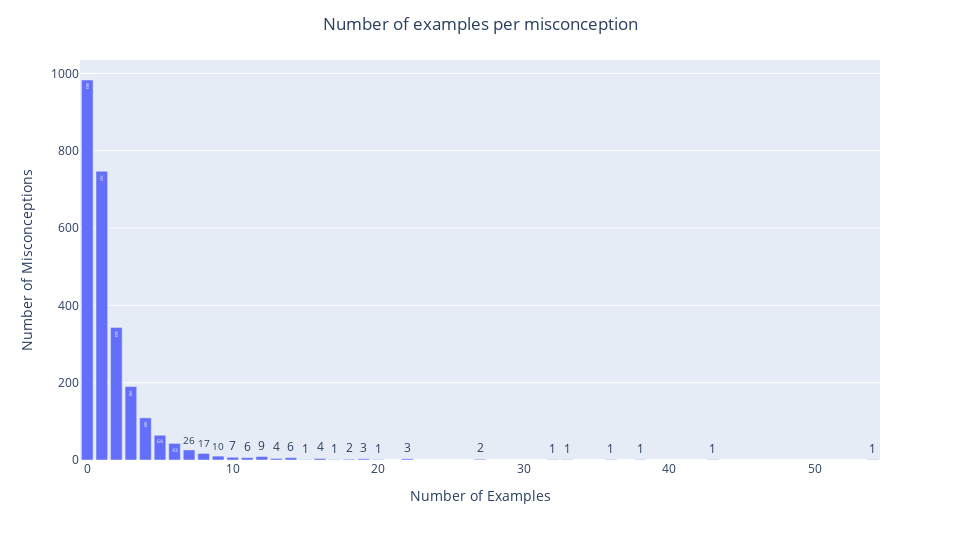

The cell this chart's notebook holds for it:
### Code cell
fig = px.bar(
    misconception_example_count_df["Example_Count"].value_counts().reset_index(),
    text_auto=True,
    x="Example_Count",
    y="count",
)
fig.update_layout(
    height=1080 // 2,
    width=1920 // 2,
    title_x=0.5,
    title_text="Number of examples per misconception",
    xaxis_title="Number of Examples",
    yaxis_title="Number of Misconceptions",
)
fig.show()

### Figure 1 — Plotly figure (JSON) as saved in the notebook; plotly's stock layout.template omitted (floating-point values rounded to 4 significant figures)
{"data": [{"alignmentgroup": "True", "hovertemplate": "Example_Count=%{x}<br>count=%{y}<extra></extra>", "legendgroup": "", "marker": {"color": "#636efa", "pattern": {"shape": ""}}, "name": "", "offsetgroup": "", "orientation": "v", "showlegend": false, "textposition": "auto", "texttemplate": "%{y}", "type": "bar", "x": [0, 1, 2, 3, 4, 5, 6, 7, 8, 9, 12, 10, 11, 14, 16, 13, 22, 19, 27, 18, 33, 17, 20, 32, 54, 43, 38, 36, 15], "xaxis": "x", "y": [983, 747, 343, 190, 109, 64, 43, 26, 17, 10, 9, 7, 6, 6, 4, 4, 3, 3, 2, 2, 1, 1, 1, 1, 1, 1, 1, 1, 1], "yaxis": "y"}], "layout": {"barmode": "relative", "height": 540, "legend": {"tracegroupgap": 0}, "margin": {"t": 60}, "title": {"text": "Number of examples per misconception", "x": 0.5}, "width": 960, "xaxis": {"anchor": "y", "domain": [0, 1], "title": {"text": "Number of Examples"}}, "yaxis": {"anchor": "x", "domain": [0, 1], "title": {"text": "Number of Misconceptions"}}}}
